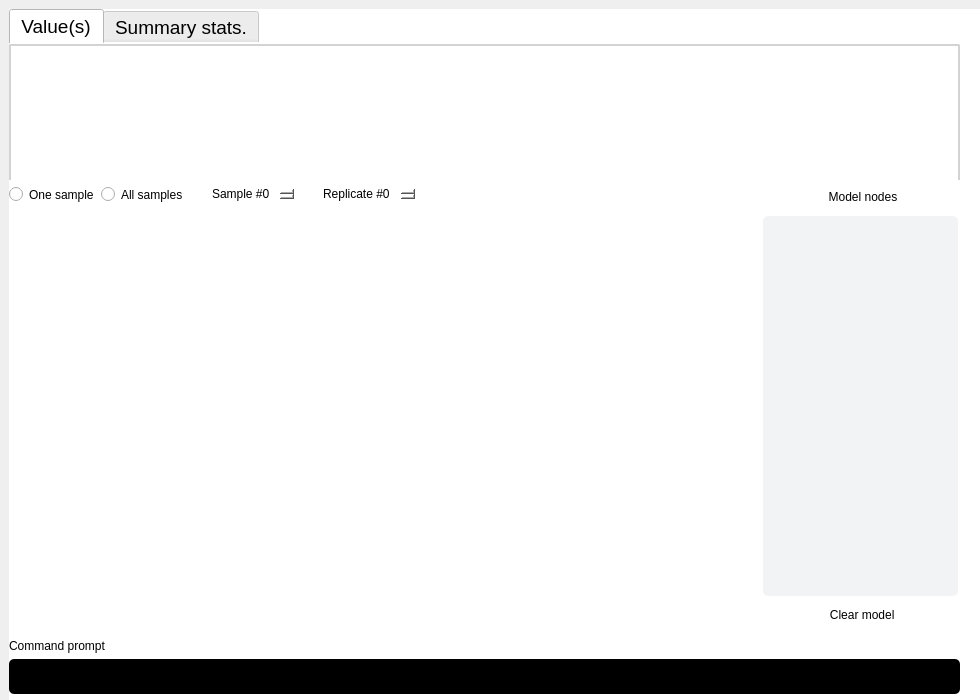
<?xml version="1.0" encoding="UTF-8"?>
<ui version="4.0">
 <class>PJGUIPages</class>
 <widget class="QStackedWidget" name="PJGUIPages">
  <property name="geometry">
   <rect>
    <x>0</x>
    <y>0</y>
    <width>980</width>
    <height>700</height>
   </rect>
  </property>
  <property name="minimumSize">
   <size>
    <width>960</width>
    <height>650</height>
   </size>
  </property>
  <property name="maximumSize">
   <size>
    <width>16777215</width>
    <height>700</height>
   </size>
  </property>
  <property name="windowTitle">
   <string>StackedWidget</string>
  </property>
  <property name="currentIndex">
   <number>0</number>
  </property>
  <widget class="QWidget" name="pgm_page">
   <property name="minimumSize">
    <size>
     <width>980</width>
     <height>700</height>
    </size>
   </property>
   <property name="maximumSize">
    <size>
     <width>16777215</width>
     <height>700</height>
    </size>
   </property>
   <layout class="QVBoxLayout" name="verticalLayout">
    <item>
     <widget class="QFrame" name="pgm_page_frame">
      <property name="minimumSize">
       <size>
        <width>980</width>
        <height>700</height>
       </size>
      </property>
      <property name="maximumSize">
       <size>
        <width>16777215</width>
        <height>700</height>
       </size>
      </property>
      <property name="styleSheet">
       <string notr="true">background-color: white;
border: 0;</string>
      </property>
      <property name="frameShape">
       <enum>QFrame::StyledPanel</enum>
      </property>
      <property name="frameShadow">
       <enum>QFrame::Raised</enum>
      </property>
      <widget class="QWidget" name="gridLayoutWidget">
       <property name="geometry">
        <rect>
         <x>0</x>
         <y>170</y>
         <width>954</width>
         <height>451</height>
        </rect>
       </property>
       <layout class="QGridLayout" name="pgm_fig_node_list_grid_layout">
        <item row="0" column="1">
         <widget class="QLabel" name="model_label">
          <property name="minimumSize">
           <size>
            <width>200</width>
            <height>25</height>
           </size>
          </property>
          <property name="maximumSize">
           <size>
            <width>200</width>
            <height>20</height>
           </size>
          </property>
          <property name="styleSheet">
           <string notr="true">font: 14pt &quot;Ubuntu&quot;;
color: black;
</string>
          </property>
          <property name="text">
           <string>Model nodes</string>
          </property>
          <property name="alignment">
           <set>Qt::AlignCenter</set>
          </property>
         </widget>
        </item>
        <item row="1" column="0">
         <widget class="MatplotlibWidget" name="pgm_page_matplotlib_widget" native="true">
          <property name="minimumSize">
           <size>
            <width>740</width>
            <height>400</height>
           </size>
          </property>
          <property name="maximumSize">
           <size>
            <width>16777215</width>
            <height>400</height>
           </size>
          </property>
         </widget>
        </item>
        <item row="1" column="1">
         <layout class="QVBoxLayout" name="node_list_vert_layout">
          <item>
           <widget class="QListWidget" name="node_list">
            <property name="minimumSize">
             <size>
              <width>195</width>
              <height>250</height>
             </size>
            </property>
            <property name="maximumSize">
             <size>
              <width>195</width>
              <height>380</height>
             </size>
            </property>
            <property name="styleSheet">
             <string notr="true">QListWidget {
	background-color: #f1f3f5;
	color: #495057;
	border-radius: 5px;
	border: 0;
}
QListWidget::item:selected{
	background-color: #495057;
	color: white;
	border: 0;
}
</string>
            </property>
           </widget>
          </item>
          <item>
           <widget class="PJClearPGMQPushButton" name="clear_model">
            <property name="enabled">
             <bool>true</bool>
            </property>
            <property name="minimumSize">
             <size>
              <width>195</width>
              <height>25</height>
             </size>
            </property>
            <property name="maximumSize">
             <size>
              <width>195</width>
              <height>16777215</height>
             </size>
            </property>
            <property name="cursor">
             <cursorShape>PointingHandCursor</cursorShape>
            </property>
            <property name="styleSheet">
             <string notr="true">QPushButton:hover {
    color: #ec4a8a;
}</string>
            </property>
            <property name="text">
             <string> Clear model</string>
            </property>
            <property name="icon">
             <iconset>
              <normaloff>../images/icons/icon_clear.svg</normaloff>../images/icons/icon_clear.svg</iconset>
            </property>
            <property name="iconSize">
             <size>
              <width>20</width>
              <height>20</height>
             </size>
            </property>
           </widget>
          </item>
         </layout>
        </item>
        <item row="0" column="0">
         <layout class="QHBoxLayout" name="horizontalLayout">
          <item>
           <widget class="QRadioButton" name="one_sample_radio">
            <property name="enabled">
             <bool>false</bool>
            </property>
            <property name="styleSheet">
             <string notr="true">color: black;
</string>
            </property>
            <property name="text">
             <string>One sample</string>
            </property>
            <property name="checkable">
             <bool>false</bool>
            </property>
            <property name="checked">
             <bool>false</bool>
            </property>
           </widget>
          </item>
          <item>
           <widget class="QRadioButton" name="all_samples_radio">
            <property name="enabled">
             <bool>false</bool>
            </property>
            <property name="styleSheet">
             <string notr="true">color: black;</string>
            </property>
            <property name="text">
             <string>All samples</string>
            </property>
            <property name="checkable">
             <bool>false</bool>
            </property>
            <property name="autoExclusive">
             <bool>true</bool>
            </property>
           </widget>
          </item>
          <item>
           <spacer name="spacer_3">
            <property name="orientation">
             <enum>Qt::Horizontal</enum>
            </property>
            <property name="sizeType">
             <enum>QSizePolicy::Maximum</enum>
            </property>
            <property name="sizeHint" stdset="0">
             <size>
              <width>20</width>
              <height>20</height>
             </size>
            </property>
           </spacer>
          </item>
          <item>
           <widget class="QSpinBox" name="sample_idx_spin">
            <property name="enabled">
             <bool>false</bool>
            </property>
            <property name="styleSheet">
             <string notr="true">color: black;</string>
            </property>
            <property name="accelerated">
             <bool>true</bool>
            </property>
            <property name="prefix">
             <string>Sample #</string>
            </property>
           </widget>
          </item>
          <item>
           <spacer name="spacer_2">
            <property name="orientation">
             <enum>Qt::Horizontal</enum>
            </property>
            <property name="sizeType">
             <enum>QSizePolicy::Maximum</enum>
            </property>
            <property name="sizeHint" stdset="0">
             <size>
              <width>20</width>
              <height>20</height>
             </size>
            </property>
           </spacer>
          </item>
          <item>
           <widget class="QSpinBox" name="repl_idx_spin">
            <property name="enabled">
             <bool>false</bool>
            </property>
            <property name="styleSheet">
             <string notr="true">color: black;
</string>
            </property>
            <property name="readOnly">
             <bool>false</bool>
            </property>
            <property name="accelerated">
             <bool>true</bool>
            </property>
            <property name="prefix">
             <string>Replicate #</string>
            </property>
           </widget>
          </item>
          <item>
           <spacer name="spacer_1">
            <property name="orientation">
             <enum>Qt::Horizontal</enum>
            </property>
            <property name="sizeHint" stdset="0">
             <size>
              <width>40</width>
              <height>20</height>
             </size>
            </property>
           </spacer>
          </item>
         </layout>
        </item>
       </layout>
      </widget>
      <widget class="QWidget" name="verticalLayoutWidget">
       <property name="geometry">
        <rect>
         <x>0</x>
         <y>620</y>
         <width>951</width>
         <height>65</height>
        </rect>
       </property>
       <layout class="QVBoxLayout" name="cmd_prompt_vert_layout">
        <item>
         <widget class="QLabel" name="cmd_prompt_label">
          <property name="minimumSize">
           <size>
            <width>940</width>
            <height>20</height>
           </size>
          </property>
          <property name="maximumSize">
           <size>
            <width>16777215</width>
            <height>16777215</height>
           </size>
          </property>
          <property name="styleSheet">
           <string notr="true">font: 14pt &quot;Ubuntu&quot;;
color: black;</string>
          </property>
          <property name="text">
           <string>Command prompt</string>
          </property>
          <property name="alignment">
           <set>Qt::AlignBottom|Qt::AlignLeading|Qt::AlignLeft</set>
          </property>
         </widget>
        </item>
        <item>
         <widget class="QLineEdit" name="cmd_prompt">
          <property name="minimumSize">
           <size>
            <width>940</width>
            <height>35</height>
           </size>
          </property>
          <property name="maximumSize">
           <size>
            <width>16777215</width>
            <height>16777215</height>
           </size>
          </property>
          <property name="font">
           <font>
            <family>Courier</family>
            <pointsize>14</pointsize>
            <italic>false</italic>
            <bold>true</bold>
           </font>
          </property>
          <property name="toolTip">
           <string extracomment="Enter command here"/>
          </property>
          <property name="styleSheet">
           <string notr="true">background-color: black;
font: 14pt &quot;Courier&quot;;
font-weight: bold;
color: white;
border-radius: 5px;</string>
          </property>
          <property name="cursorPosition">
           <number>0</number>
          </property>
          <property name="alignment">
           <set>Qt::AlignLeading|Qt::AlignLeft|Qt::AlignVCenter</set>
          </property>
          <property name="dragEnabled">
           <bool>true</bool>
          </property>
          <property name="placeholderText">
           <string extracomment="Enter command here"/>
          </property>
         </widget>
        </item>
       </layout>
      </widget>
      <widget class="QTabWidget" name="node_content_tabs">
       <property name="geometry">
        <rect>
         <x>0</x>
         <y>0</y>
         <width>951</width>
         <height>171</height>
        </rect>
       </property>
       <property name="minimumSize">
        <size>
         <width>940</width>
         <height>0</height>
        </size>
       </property>
       <property name="styleSheet">
        <string notr="true">color: black;
font: 14pt ;
</string>
       </property>
       <property name="tabShape">
        <enum>QTabWidget::Rounded</enum>
       </property>
       <property name="currentIndex">
        <number>0</number>
       </property>
       <property name="iconSize">
        <size>
         <width>16</width>
         <height>16</height>
        </size>
       </property>
       <widget class="QWidget" name="values_tab">
        <attribute name="title">
         <string>Value(s)</string>
        </attribute>
        <widget class="QTextEdit" name="values_content">
         <property name="geometry">
          <rect>
           <x>0</x>
           <y>0</y>
           <width>951</width>
           <height>141</height>
          </rect>
         </property>
         <property name="minimumSize">
          <size>
           <width>940</width>
           <height>0</height>
          </size>
         </property>
         <property name="acceptDrops">
          <bool>false</bool>
         </property>
         <property name="styleSheet">
          <string notr="true">border: 2px solid lightgray;
border-radius: 2px;
font: 11pt &quot;Courier&quot;;</string>
         </property>
         <property name="readOnly">
          <bool>true</bool>
         </property>
        </widget>
       </widget>
       <widget class="QWidget" name="summary_tab">
        <attribute name="title">
         <string>Summary stats.</string>
        </attribute>
        <widget class="QTextEdit" name="summary_content">
         <property name="geometry">
          <rect>
           <x>0</x>
           <y>0</y>
           <width>951</width>
           <height>141</height>
          </rect>
         </property>
         <property name="minimumSize">
          <size>
           <width>940</width>
           <height>0</height>
          </size>
         </property>
         <property name="styleSheet">
          <string notr="true">border: 2px solid lightgray;
border-radius: 2px;
font: 11pt &quot;Courier&quot;;</string>
         </property>
        </widget>
       </widget>
      </widget>
     </widget>
    </item>
   </layout>
  </widget>
  <widget class="QWidget" name="compare_page">
   <property name="enabled">
    <bool>true</bool>
   </property>
   <widget class="QWidget" name="gridLayoutWidget_2">
    <property name="geometry">
     <rect>
      <x>10</x>
      <y>10</y>
      <width>961</width>
      <height>681</height>
     </rect>
    </property>
    <layout class="QGridLayout" name="compare_page_grid_layout">
     <item row="0" column="0">
      <layout class="QVBoxLayout" name="node_stat_vert_layout">
       <item>
        <widget class="QFrame" name="compare_node_frame">
         <property name="minimumSize">
          <size>
           <width>195</width>
           <height>350</height>
          </size>
         </property>
         <property name="maximumSize">
          <size>
           <width>195</width>
           <height>350</height>
          </size>
         </property>
         <property name="styleSheet">
          <string notr="true">border-radius: 5px;
background-color: #e6f4f4;
border: 0;</string>
         </property>
         <property name="frameShape">
          <enum>QFrame::StyledPanel</enum>
         </property>
         <property name="frameShadow">
          <enum>QFrame::Raised</enum>
         </property>
         <widget class="QListWidget" name="compare_node_list">
          <property name="geometry">
           <rect>
            <x>10</x>
            <y>30</y>
            <width>172</width>
            <height>280</height>
           </rect>
          </property>
          <property name="minimumSize">
           <size>
            <width>172</width>
            <height>280</height>
           </size>
          </property>
          <property name="maximumSize">
           <size>
            <width>172</width>
            <height>280</height>
           </size>
          </property>
          <property name="styleSheet">
           <string notr="true">QListWidget {
	background-color: #f2f9f9;
	color: #495057;
	border: 0;
    border-radius: 0px;
}
QListWidget::item:selected{
	background-color: #495057;
	color: white;
	border: 0;
}</string>
          </property>
         </widget>
         <widget class="QLabel" name="compare_node_label">
          <property name="geometry">
           <rect>
            <x>20</x>
            <y>10</y>
            <width>155</width>
            <height>16</height>
           </rect>
          </property>
          <property name="minimumSize">
           <size>
            <width>155</width>
            <height>16</height>
           </size>
          </property>
          <property name="maximumSize">
           <size>
            <width>155</width>
            <height>16</height>
           </size>
          </property>
          <property name="text">
           <string>Node to compare</string>
          </property>
          <property name="alignment">
           <set>Qt::AlignCenter</set>
          </property>
         </widget>
         <widget class="QCheckBox" name="avg_replicate_check_button">
          <property name="geometry">
           <rect>
            <x>40</x>
            <y>320</y>
            <width>155</width>
            <height>20</height>
           </rect>
          </property>
          <property name="minimumSize">
           <size>
            <width>155</width>
            <height>20</height>
           </size>
          </property>
          <property name="maximumSize">
           <size>
            <width>155</width>
            <height>20</height>
           </size>
          </property>
          <property name="font">
           <font>
            <pointsize>9</pointsize>
            <italic>false</italic>
           </font>
          </property>
          <property name="cursor">
           <cursorShape>PointingHandCursor</cursorShape>
          </property>
          <property name="text">
           <string>Replicates</string>
          </property>
         </widget>
        </widget>
       </item>
       <item>
        <spacer name="compare_vert_spacer">
         <property name="orientation">
          <enum>Qt::Vertical</enum>
         </property>
         <property name="sizeHint" stdset="0">
          <size>
           <width>20</width>
           <height>40</height>
          </size>
         </property>
        </spacer>
       </item>
       <item alignment="Qt::AlignHCenter">
        <widget class="QLabel" name="compare_stats_label">
         <property name="minimumSize">
          <size>
           <width>0</width>
           <height>16</height>
          </size>
         </property>
         <property name="maximumSize">
          <size>
           <width>16777215</width>
           <height>16</height>
          </size>
         </property>
         <property name="text">
          <string>Summary statistics</string>
         </property>
        </widget>
       </item>
       <item alignment="Qt::AlignHCenter">
        <widget class="QListWidget" name="summary_stats_list">
         <property name="minimumSize">
          <size>
           <width>195</width>
           <height>250</height>
          </size>
         </property>
         <property name="maximumSize">
          <size>
           <width>195</width>
           <height>250</height>
          </size>
         </property>
         <property name="styleSheet">
          <string notr="true">QListWidget{
    background-color: #f7f7f7;
    border: 2px solid lightgray;
}
QListWidget::item:selected{
	background-color: #495057;
	color: white;
	border: 0;
}</string>
         </property>
        </widget>
       </item>
      </layout>
     </item>
     <item row="0" column="1">
      <layout class="QVBoxLayout" name="csv_violinplot_vert_layout">
       <item alignment="Qt::AlignHCenter">
        <widget class="QPushButton" name="compare_csv_button">
         <property name="minimumSize">
          <size>
           <width>170</width>
           <height>24</height>
          </size>
         </property>
         <property name="maximumSize">
          <size>
           <width>170</width>
           <height>24</height>
          </size>
         </property>
         <property name="cursor">
          <cursorShape>PointingHandCursor</cursorShape>
         </property>
         <property name="mouseTracking">
          <bool>true</bool>
         </property>
         <property name="styleSheet">
          <string notr="true">QPushButton{
    background-color: lightgray;
    border-radius: 2px;
}
QPushButton:hover{
    background-color: #f7f7f7;
}
QPushButton:pressed{
    background-color: #ffffff;
}</string>
         </property>
         <property name="text">
          <string>Compare to .csv (...)</string>
         </property>
        </widget>
       </item>
       <item>
        <widget class="QTextEdit" name="compare_csv_textbox">
         <property name="minimumSize">
          <size>
           <width>0</width>
           <height>188</height>
          </size>
         </property>
         <property name="maximumSize">
          <size>
           <width>16777215</width>
           <height>188</height>
          </size>
         </property>
         <property name="styleSheet">
          <string notr="true">background-color: #ffffff;
border: 2px solid lightgray;
border-radius: 2px;
font: 11pt &quot;Courier&quot;;</string>
         </property>
         <property name="readOnly">
          <bool>true</bool>
         </property>
        </widget>
       </item>
       <item>
        <widget class="MatplotlibWidget" name="compare_page_matplotlib_widget" native="true">
         <property name="minimumSize">
          <size>
           <width>740</width>
           <height>400</height>
          </size>
         </property>
         <property name="maximumSize">
          <size>
           <width>740</width>
           <height>400</height>
          </size>
         </property>
        </widget>
       </item>
       <item>
        <layout class="QHBoxLayout" name="draw_save_hor_layout">
         <item>
          <widget class="QPushButton" name="draw_violins_button">
           <property name="minimumSize">
            <size>
             <width>95</width>
             <height>24</height>
            </size>
           </property>
           <property name="maximumSize">
            <size>
             <width>95</width>
             <height>24</height>
            </size>
           </property>
           <property name="cursor">
            <cursorShape>PointingHandCursor</cursorShape>
           </property>
           <property name="styleSheet">
            <string notr="true">QPushButton{
    background-color: lightgray;
    border-radius: 2px;
}
QPushButton:hover{
    background-color: #f7f7f7;
}
QPushButton:pressed{
    background-color: #ffffff;
}</string>
           </property>
           <property name="text">
            <string>Draw</string>
           </property>
          </widget>
         </item>
         <item>
          <widget class="QPushButton" name="save_violins_button">
           <property name="enabled">
            <bool>true</bool>
           </property>
           <property name="minimumSize">
            <size>
             <width>130</width>
             <height>24</height>
            </size>
           </property>
           <property name="maximumSize">
            <size>
             <width>130</width>
             <height>24</height>
            </size>
           </property>
           <property name="cursor">
            <cursorShape>PointingHandCursor</cursorShape>
           </property>
           <property name="styleSheet">
            <string notr="true">QPushButton{
    background-color: lightgray;
    border-radius: 2px;
}
QPushButton:hover{
    background-color: #f7f7f7;
}
QPushButton:pressed{
    background-color: #ffffff;
}</string>
           </property>
           <property name="text">
            <string>Save plot as</string>
           </property>
          </widget>
         </item>
        </layout>
       </item>
      </layout>
     </item>
    </layout>
   </widget>
  </widget>
  <widget class="QWidget" name="coverage_page">
   <widget class="QWidget" name="gridLayoutWidget_3">
    <property name="geometry">
     <rect>
      <x>10</x>
      <y>10</y>
      <width>963</width>
      <height>681</height>
     </rect>
    </property>
    <layout class="QGridLayout" name="coverage_page_grid_layout">
     <item row="0" column="1">
      <layout class="QVBoxLayout" name="csv_covplot_vert_layout">
       <item>
        <layout class="QHBoxLayout" name="horizontalLayout_5">
         <item alignment="Qt::AlignHCenter">
          <widget class="QPushButton" name="read_hpd_csv_button">
           <property name="minimumSize">
            <size>
             <width>170</width>
             <height>24</height>
            </size>
           </property>
           <property name="maximumSize">
            <size>
             <width>170</width>
             <height>24</height>
            </size>
           </property>
           <property name="styleSheet">
            <string notr="true">QPushButton{
    background-color: lightgray;
    border-radius: 2px;
}
QPushButton:hover{
    background-color: #f7f7f7;
}
QPushButton:pressed{
    background-color: #ffffff;
}</string>
           </property>
           <property name="text">
            <string>Read HPDs .csv (...)</string>
           </property>
          </widget>
         </item>
         <item alignment="Qt::AlignHCenter">
          <widget class="QPushButton" name="read_logfile_button">
           <property name="minimumSize">
            <size>
             <width>145</width>
             <height>24</height>
            </size>
           </property>
           <property name="maximumSize">
            <size>
             <width>145</width>
             <height>24</height>
            </size>
           </property>
           <property name="styleSheet">
            <string notr="true">QPushButton{
    background-color: lightgray;
    border-radius: 2px;
}
QPushButton:hover{
    background-color: #f7f7f7;
}
QPushButton:pressed{
    background-color: #ffffff;
}</string>
           </property>
           <property name="text">
            <string>Read .log file (...)</string>
           </property>
          </widget>
         </item>
        </layout>
       </item>
       <item>
        <layout class="QGridLayout" name="gridLayout_5">
         <item row="0" column="0" alignment="Qt::AlignHCenter">
          <widget class="QTextEdit" name="coverage_csv_textbox">
           <property name="minimumSize">
            <size>
             <width>570</width>
             <height>170</height>
            </size>
           </property>
           <property name="maximumSize">
            <size>
             <width>570</width>
             <height>170</height>
            </size>
           </property>
           <property name="styleSheet">
            <string notr="true">background-color: #ffffff;
border: 2px solid lightgray;
border-radius: 2px;
font: 11pt &quot;Courier&quot;;</string>
           </property>
           <property name="readOnly">
            <bool>true</bool>
           </property>
          </widget>
         </item>
         <item row="0" column="1" alignment="Qt::AlignHCenter">
          <widget class="QListWidget" name="coverage_textbox">
           <property name="minimumSize">
            <size>
             <width>170</width>
             <height>170</height>
            </size>
           </property>
           <property name="maximumSize">
            <size>
             <width>170</width>
             <height>170</height>
            </size>
           </property>
           <property name="styleSheet">
            <string notr="true">background-color: #ffffff;
border: 2px solid lightgray;
border-radius: 2px;</string>
           </property>
          </widget>
         </item>
        </layout>
       </item>
       <item alignment="Qt::AlignHCenter">
        <widget class="MatplotlibWidget" name="coverage_page_matplotlib_widget" native="true">
         <property name="minimumSize">
          <size>
           <width>740</width>
           <height>400</height>
          </size>
         </property>
         <property name="maximumSize">
          <size>
           <width>740</width>
           <height>400</height>
          </size>
         </property>
        </widget>
       </item>
       <item>
        <layout class="QHBoxLayout" name="cov_draw_save_hor_layout">
         <item alignment="Qt::AlignHCenter">
          <widget class="QPushButton" name="draw_cov_button">
           <property name="minimumSize">
            <size>
             <width>95</width>
             <height>24</height>
            </size>
           </property>
           <property name="maximumSize">
            <size>
             <width>95</width>
             <height>24</height>
            </size>
           </property>
           <property name="styleSheet">
            <string notr="true">QPushButton{
    background-color: lightgray;
    border-radius: 2px;
}
QPushButton:hover{
    background-color: #f7f7f7;
}
QPushButton:pressed{
    background-color: #ffffff;
}</string>
           </property>
           <property name="text">
            <string>Draw</string>
           </property>
          </widget>
         </item>
         <item alignment="Qt::AlignHCenter">
          <widget class="QPushButton" name="save_cov_button">
           <property name="minimumSize">
            <size>
             <width>130</width>
             <height>24</height>
            </size>
           </property>
           <property name="maximumSize">
            <size>
             <width>130</width>
             <height>24</height>
            </size>
           </property>
           <property name="styleSheet">
            <string notr="true">QPushButton{
    background-color: lightgray;
    border-radius: 2px;
}
QPushButton:hover{
    background-color: #f7f7f7;
}
QPushButton:pressed{
    background-color: #ffffff;
}</string>
           </property>
           <property name="text">
            <string>Save plot as</string>
           </property>
          </widget>
         </item>
        </layout>
       </item>
      </layout>
     </item>
     <item row="0" column="0">
      <layout class="QVBoxLayout" name="cov_node_stat_vert_layout">
       <item alignment="Qt::AlignHCenter">
        <widget class="QFrame" name="coverage_frame">
         <property name="minimumSize">
          <size>
           <width>195</width>
           <height>320</height>
          </size>
         </property>
         <property name="maximumSize">
          <size>
           <width>195</width>
           <height>320</height>
          </size>
         </property>
         <property name="styleSheet">
          <string notr="true">border-radius: 5px;
background-color: #fcf5e3;
border: 0;</string>
         </property>
         <property name="frameShape">
          <enum>QFrame::StyledPanel</enum>
         </property>
         <property name="frameShadow">
          <enum>QFrame::Raised</enum>
         </property>
         <widget class="QListWidget" name="coverage_node_list">
          <property name="geometry">
           <rect>
            <x>10</x>
            <y>30</y>
            <width>172</width>
            <height>280</height>
           </rect>
          </property>
          <property name="minimumSize">
           <size>
            <width>172</width>
            <height>280</height>
           </size>
          </property>
          <property name="maximumSize">
           <size>
            <width>172</width>
            <height>280</height>
           </size>
          </property>
          <property name="styleSheet">
           <string notr="true">QListWidget {
	background-color: #f7f5f0;
	color: #495057;
	border: 0;
    border-radius: 0px;
}
QListWidget::item:selected{
	background-color: #495057;
	color: white;
	border: 0;
}</string>
          </property>
         </widget>
         <widget class="QLabel" name="coverage_node_label">
          <property name="geometry">
           <rect>
            <x>40</x>
            <y>10</y>
            <width>110</width>
            <height>16</height>
           </rect>
          </property>
          <property name="minimumSize">
           <size>
            <width>110</width>
            <height>16</height>
           </size>
          </property>
          <property name="maximumSize">
           <size>
            <width>110</width>
            <height>16</height>
           </size>
          </property>
          <property name="text">
           <string>Non-det. nodes</string>
          </property>
          <property name="alignment">
           <set>Qt::AlignCenter</set>
          </property>
         </widget>
        </widget>
       </item>
       <item>
        <spacer name="cov_vert_spacer">
         <property name="orientation">
          <enum>Qt::Vertical</enum>
         </property>
         <property name="sizeHint" stdset="0">
          <size>
           <width>20</width>
           <height>40</height>
          </size>
         </property>
        </spacer>
       </item>
       <item alignment="Qt::AlignHCenter">
        <widget class="QLabel" name="compare_stats_label_2">
         <property name="minimumSize">
          <size>
           <width>0</width>
           <height>16</height>
          </size>
         </property>
         <property name="maximumSize">
          <size>
           <width>16777215</width>
           <height>16</height>
          </size>
         </property>
         <property name="text">
          <string>Summary statistics</string>
         </property>
        </widget>
       </item>
       <item alignment="Qt::AlignHCenter">
        <widget class="QListWidget" name="cov_summary_stats_list">
         <property name="minimumSize">
          <size>
           <width>195</width>
           <height>250</height>
          </size>
         </property>
         <property name="maximumSize">
          <size>
           <width>195</width>
           <height>250</height>
          </size>
         </property>
         <property name="styleSheet">
          <string notr="true">QListWidget{
    background-color: #f7f7f7;
    border: 2px solid lightgray;
}
QListWidget::item:selected{
	background-color: #495057;
	color: white;
	border: 0;
}</string>
         </property>
        </widget>
       </item>
      </layout>
     </item>
    </layout>
   </widget>
  </widget>
  <widget class="QWidget" name="cmd_log_page">
   <widget class="QWidget" name="verticalLayoutWidget_3">
    <property name="geometry">
     <rect>
      <x>10</x>
      <y>10</y>
      <width>962</width>
      <height>681</height>
     </rect>
    </property>
    <layout class="QVBoxLayout" name="cmd_log_page_frame">
     <item>
      <widget class="QTextEdit" name="cmd_log_textbox">
       <property name="enabled">
        <bool>true</bool>
       </property>
       <property name="minimumSize">
        <size>
         <width>960</width>
         <height>650</height>
        </size>
       </property>
       <property name="maximumSize">
        <size>
         <width>16777215</width>
         <height>650</height>
        </size>
       </property>
       <property name="acceptDrops">
        <bool>false</bool>
       </property>
       <property name="styleSheet">
        <string notr="true">background-color: #ffffff;
border: 2px solid lightgray;
border-radius: 2px;</string>
       </property>
       <property name="readOnly">
        <bool>true</bool>
       </property>
      </widget>
     </item>
    </layout>
   </widget>
  </widget>
  <widget class="QWidget" name="warnings_page">
   <widget class="QWidget" name="verticalLayoutWidget_2">
    <property name="geometry">
     <rect>
      <x>10</x>
      <y>10</y>
      <width>962</width>
      <height>681</height>
     </rect>
    </property>
    <layout class="QVBoxLayout" name="warnings_page_frame">
     <item>
      <widget class="QTextEdit" name="warnings_textbox">
       <property name="minimumSize">
        <size>
         <width>960</width>
         <height>650</height>
        </size>
       </property>
       <property name="maximumSize">
        <size>
         <width>16777215</width>
         <height>650</height>
        </size>
       </property>
       <property name="styleSheet">
        <string notr="true">background-color: #ffffff;
border: 2px solid lightgray;
border-radius: 2px;
color: red;</string>
       </property>
       <property name="readOnly">
        <bool>true</bool>
       </property>
      </widget>
     </item>
    </layout>
   </widget>
  </widget>
 </widget>
 <customwidgets>
  <customwidget>
   <class>MatplotlibWidget</class>
   <extends>QWidget</extends>
   <header>phylojunction.interface.pysidegui.pjguiwidgets.matplotlibwidget</header>
   <container>1</container>
  </customwidget>
  <customwidget>
   <class>PJClearPGMQPushButton</class>
   <extends>QPushButton</extends>
   <header>phylojunction.interface.pysidegui.pjguiwidgets.pj_buttons</header>
  </customwidget>
 </customwidgets>
 <resources/>
 <connections/>
</ui>
